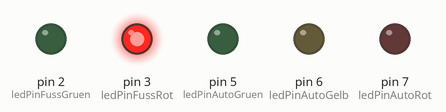
A sketch run on a simulated Arduino Uno, built with avr-gcc and run on an emulated ATmega328P. Parts: output pins drawn as LEDs (lit = HIGH).

Above: at 0.5 s.
At 8.0 s:
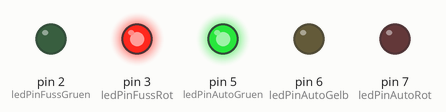
At 14.0 s:
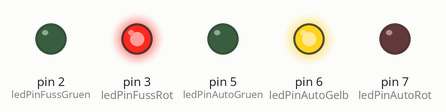
At 15.5 s:
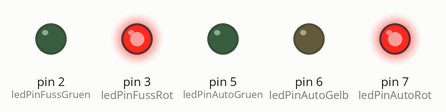
At 21.0 s:
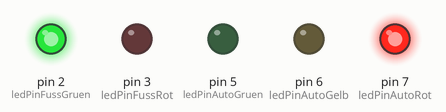
At 28.0 s:
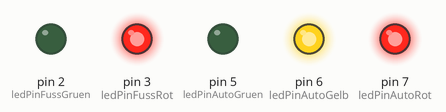
Timing chart, 0 to 33.8 s (numbered marks = the images above):
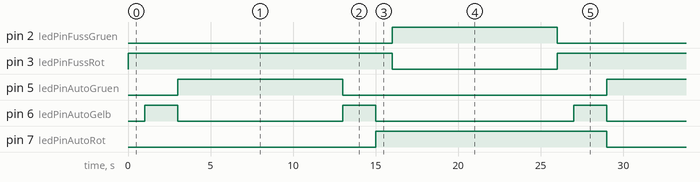

The sketch:

Ampel_0_0_2.ino
```cpp
#define DELAY1 10000
#define DELAY2 2000
#define DELAY3 3000

int ledPinAutoRot = 7;
int ledPinAutoGelb = 6;
int ledPinAutoGruen = 5;

int ledPinFussRot = 3;
int ledPinFussGruen = 2;

int tasterPinAmpel = 8;
int tasterAmpelWert = LOW;

void setup() {
  pinMode(ledPinAutoRot, HIGH);
  pinMode(ledPinAutoGelb, HIGH);
  pinMode(ledPinAutoGruen, HIGH);

  pinMode(ledPinFussRot, HIGH);
  pinMode(ledPinFussGruen, HIGH);

  /*********************************/
  digitalWrite(ledPinAutoRot, LOW);
  digitalWrite(ledPinAutoGelb, LOW);
  digitalWrite(ledPinAutoGruen, LOW);

  digitalWrite(ledPinFussRot, HIGH);
  digitalWrite(ledPinFussGruen, HIGH);
}

void loop() {
  digitalWrite(ledPinFussGruen, LOW);
  digitalWrite(ledPinFussRot, HIGH);
  delay(1000);
  digitalWrite(ledPinAutoGelb, HIGH);
  delay(2000);
  digitalWrite(ledPinAutoRot, LOW);
  digitalWrite(ledPinAutoGelb, LOW);
  digitalWrite(ledPinAutoGruen, HIGH);
  delay(10000);
  digitalWrite(ledPinAutoGruen, LOW);
  digitalWrite(ledPinAutoGelb, HIGH);
  delay(2000);
  digitalWrite(ledPinAutoGelb, LOW);
  digitalWrite(ledPinAutoRot, HIGH);
  delay(1000);
  digitalWrite(ledPinFussRot, LOW);
  digitalWrite(ledPinFussGruen, HIGH);
  delay(10000);
}
```

Measured:
- by itself, pin 2 (ledPinFussGruen), pin 5 (ledPinAutoGruen): alternates HIGH for 10.0 s and LOW for 16.0 s
- by itself, pin 3 (ledPinFussRot): alternates HIGH for 16.0 s and LOW for 10.0 s
- by itself, pin 6 (ledPinAutoGelb): repeats every 26.0 s: LOW 10.0 s, HIGH 2.0 s, LOW 12.0 s, HIGH 2.0 s
- by itself, pin 7 (ledPinAutoRot): alternates HIGH for 14.0 s and LOW for 12.0 s
